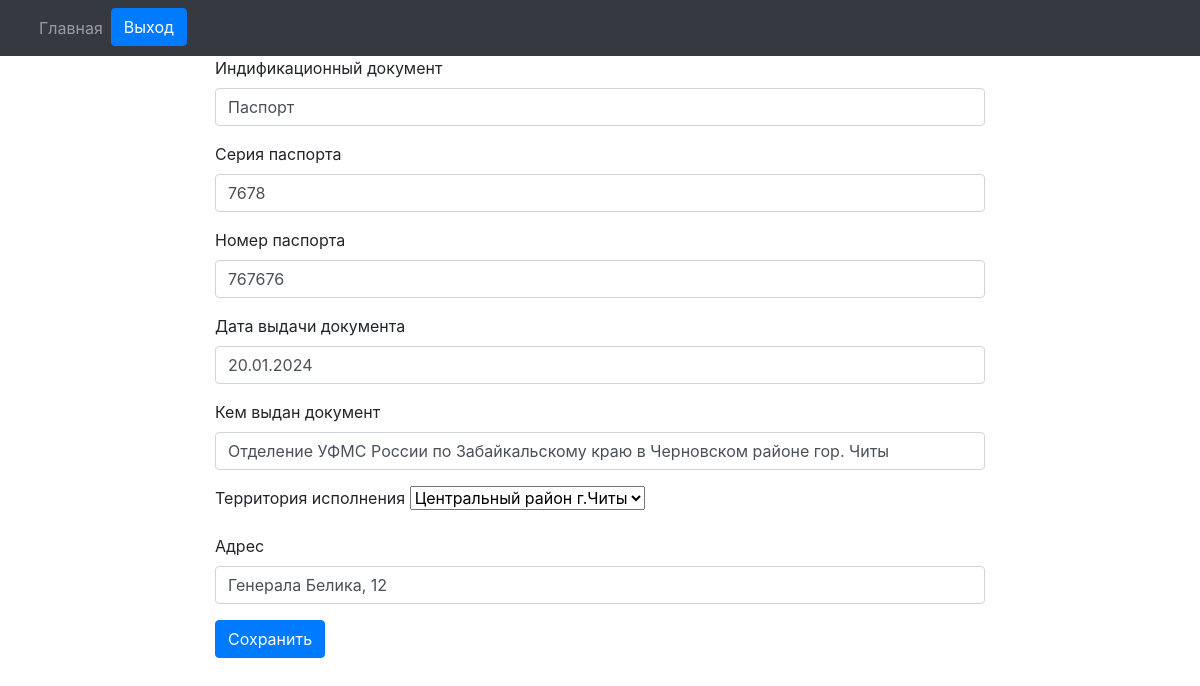
/paid_departure/filials/orders/order/edit_document/18/ (signed in), run on the app's committed database.
### engine/models.py (models this page shows)
class Contract_Data(models.Model):
    reestr_oferts = models.OneToOneField(Reestr_oferts, on_delete=models.PROTECT, verbose_name='Связанный договор')
    identification_document = models.CharField(max_length=256, blank=True, verbose_name='Индификационный документ')
    passport_series = models.CharField(max_length=4, blank=True, verbose_name='Серия паспорта')
    number_passport = models.CharField(max_length=6, blank=True, verbose_name='Номер паспорта')
    document_issue_date = models.DateField(blank=True, verbose_name='Дата выдачи документа')
    document_issuing_authority = models.CharField(max_length=512, blank=True, verbose_name='Кем выдан документ')
    location = models.ForeignKey(Location, on_delete=models.PROTECT, blank=True, verbose_name='Территория исполнения')
    adress = models.CharField(max_length=512, blank=True, verbose_name='Адрес')

### engine/views.py (the view)
# urls.py: path('filials/orders/order/edit_document/<int:pk>/', EditContractData.as_view(), name='edit_document'),
class EditContractData(PermissionRequiredMixin, UpdateView):
    permission_required = 'engine.change_contract_data'
    model = Contract_Data
    form_class = EditContractData
    template_name = 'orders/edit_contract.html'
    success_url = '/paid_departure/filials/'
    def get_context_data(self, *args, **kwargs):
        context = super().get_context_data(*args, **kwargs)
        context['contract_data'] = Contract_Data.objects.all()
        return context

### engine/forms.py
class EditContractData(ModelForm):
    class Meta:
        model = Contract_Data
        fields = ('identification_document', 'passport_series', 'number_passport', 'document_issue_date', 'document_issuing_authority', 'location', 'adress')

### engine/models.py (called while the page is built)
    def __str__(self):
        return self.name

### engine/templates/orders/edit_contract.html (shortened to what this page needs)
{% load crispy_forms_tags %}
{% block nav %}{% include "orders/nav.html" %}{% endblock %}
<!DOCTYPE html>
<html>
<head>
    <link rel="stylesheet" href="https://stackpath.bootstrapcdn.com/bootstrap/4.1.3/css/bootstrap.min.css">
</head>
<body>
    <header class="site-header">
      <div class="container-fluid">
        <div class="row justify-content-center">
          <div class="col-8">
            <form method="post">
                {{ form|crispy }}
                <button class="btn btn-primary" type="submit" value="Сохранить">Сохранить</button>
            </form>
          </div>
        </div>
      </div>
    </header>
</body>
</html>

### data on the page
Contract_Data: identification_document "Паспорт", passport_series "7678", number_passport "767676", document_issue_date "20.01.2024", document_issuing_authority "Отделение УФМС России по Забайкальскому краю в Черновском районе гор. Читы", location "Центральный район г.Читы", adress "Генерала Белика, 12"
